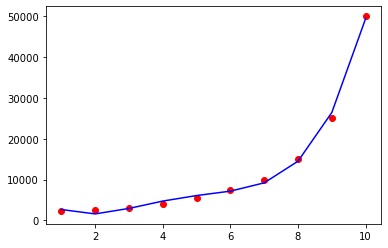

Python code for this plot:
import pandas as pd
import numpy as np
import matplotlib.pyplot as plt
import seaborn as sbn
from sklearn.model_selection import train_test_split
from sklearn.preprocessing import StandardScaler,PolynomialFeatures
from sklearn.linear_model import LinearRegression
from sklearn.svm import SVR


datas = pd.read_excel("maaslar.xlsx")
levelOfEducation = datas.iloc[:,1:2]
salary = datas.iloc[:,2:]
x = datas.iloc[:,1:2].values # aslında lineer olmadığını bildiğim veriler üzerinde bir lineer model oluşturmak
y = datas.iloc[:,2:].values # önce dataFrame slicing daha sonra (.values) ile numpy array dönüşümü

# linear regression(doğrusal model oluşturma)
lin_reg = LinearRegression()
lin_reg.fit(x,y)
y_pred = lin_reg.predict(x)
#datayı görselleştirme
plt.scatter(x, y,color="red")
plt.plot(x, y_pred,color="blue")
plt.show()

# polynomial regression
poly_reg = PolynomialFeatures(degree=2) #2.dereceden bir polinom objesi oluştur.
x_poly = poly_reg.fit_transform(x) # x(x^0,x^1,x^2) 1'den 10'a kadar giden sayılar olduğundan kareleri de 1'den 10'a kadar giden sayılardır.
print(x_poly)
lin_reg2 = LinearRegression()
lin_reg2.fit(x_poly,y) # x_poly'yi(1,2,4 - 1,3,9 - 1,10,100) kullanarak y=ax^2+bx+c a,b,c değerlerini öğren
#datayı görselleştirme
plt.scatter(x, y,color="red")
plt.plot(x,lin_reg2.predict(x_poly),color="blue") # linear regression sonucunu çizceğin her bir data point(x) için önce polynomal dönüşümünü(ax^2+bx+c) yap ve ondan sonra çiz
plt.show()


poly_reg = PolynomialFeatures(degree=4) #4.dereceden bir polinom objesi oluştur.
x_poly = poly_reg.fit_transform(x) # x(x^0,x^1,x^2) 1'den 10'a kadar giden sayılar olduğundan kareleri de 1'den 10'a kadar giden sayılardır.
print(x_poly)
lin_reg2 = LinearRegression()
lin_reg2.fit(x_poly,y) # x_poly'yi kullanarak y=ax^2+bx+c a,b,c değerlerini öğren
plt.scatter(x, y, color="red")
plt.plot(x,lin_reg2.predict(x_poly),color="blue") # linear regression sonucunu çizceğin her bir data point(x) için önce polynomal dönüşümünü(ax^2+bx+c) yap ve ondan sonra çiz
plt.show()



#predicts
print(lin_reg.predict([[11]]))#direk 11'i tahmin et demek doğrusal(linear) bir tahmin yap demek
print(lin_reg.predict([[6.6]]))
# Burada ise polynomal olarak dönüşümünü sağlıyoruz ve tahmin gerçek değerlere daha fazla yaklaşıyor.
print(lin_reg2.predict(poly_reg.fit_transform([[6.6]])))
print(lin_reg2.predict(poly_reg.fit_transform([[11]])))


#veri ön işleme
sc1 = StandardScaler()
x_scaler = sc1.fit_transform(x)
sc2 = StandardScaler()
y_scaler = sc2.fit_transform(y)

svr_reg = SVR(kernel="rbf") #kernel{'linear', 'poly', 'rbf', 'sigmoid', 'precomputed'}, default='rbf'
svr_reg.fit(x_scaler,y_scaler) # modeli eğitiyoruz
plt.scatter(x_scaler, y_scaler, color="red")
plt.plot(x_scaler, svr_reg.predict(x_scaler), "b-*")

py_pred2 = svr_reg.predict(np.array([11]).reshape(-1,1))
py_pred = svr_reg.predict(np.array([6.5]).reshape(-1,1))
print(py_pred,"\n",py_pred2)
py_pred3 = sc2.inverse_transform(svr_reg.predict(sc1.transform(np.array([[5.5]]))))
print(py_pred3) # inverse_transform(). Bu metod ölçeklendirilmiş değerleri alıp gerçek  değerlere geri dönüştürüyor.
'''
x_train, x_test, y_train, y_test = train_test_split(x,y,test_size=0.33,random_state=0)

x_train = x_train.sort_index()
y_train = y_train.sort_index()
y_pred = lin_reg.predict(x_test)

plt.plot(x_train,y_train,"r-*")
plt.plot(x_test,y_pred,"b-+",markersize=12)

'''
